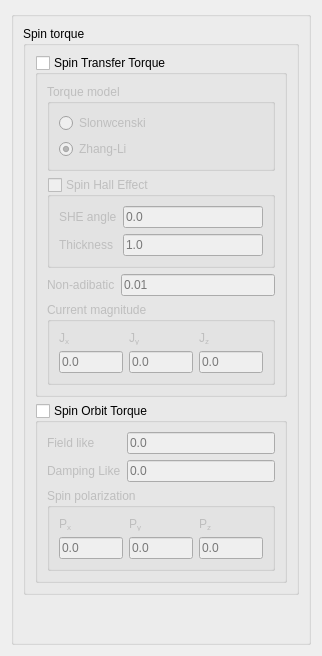
                     <widget class="QWidget" name="Excitations">
                        <property name="geometry">
                           <rect>
                              <x>0</x>
                              <y>0</y>
                              <width>322</width>
                              <height>656</height>
                           </rect>
                        </property>
                        <attribute name="label">
                           <string>Excitations</string>
                        </attribute>
                        <layout class="QGridLayout" name="gridLayout_40">
                           <item row="0" column="0">
                              <widget class="QGroupBox" name="InpExcMainBox">
                                 <property name="title">
                                    <string/>
                                 </property>
                                 <layout class="QGridLayout" name="gridLayout_42">
                                    <item row="0" column="0">
                                       <widget class="QGroupBox" name="InpSTorqueBox">
                                          <property name="title">
                                             <string>Spin torque</string>
                                          </property>
                                          <layout class="QGridLayout" name="gridLayout_41">
                                             <item row="0" column="0">
                                                <widget class="QGroupBox" name="InpSTTBox">
                                                   <property name="statusTip">
                                                      <string>Consider the STT (on/off)</string>
                                                   </property>
                                                   <property name="whatsThis">
                                                      <string>Consider the STT (on/off)</string>
                                                   </property>
                                                   <property name="accessibleName">
                                                      <string>Consider the STT (on/off)</string>
                                                   </property>
                                                   <property name="title">
                                                      <string>Spin Transfer Torque</string>
                                                   </property>
                                                   <property name="checkable">
                                                      <bool>true</bool>
                                                   </property>
                                                   <property name="checked">
                                                      <bool>false</bool>
                                                   </property>
                                                   <layout class="QGridLayout" name="gridLayout_37">
                                                      <item row="0" column="0" colspan="2">
                                                         <widget class="QGroupBox" name="InpSTTModelBox">
                                                            <property name="title">
                                                               <string>Torque model</string>
                                                            </property>
                                                            <layout class="QVBoxLayout" name="verticalLayout_19">
                                                               <item>
                                                                  <widget class="QRadioButton" name="InpSlonwceskiCheck">
                                                                     <property name="statusTip">
                                                                        <string>Slonwcenski STT model (fixed layer model)</string>
                                                                     </property>
                                                                     <property name="whatsThis">
                                                                        <string>Slonwcenski STT model (fixed layer model)</string>
                                                                     </property>
                                                                     <property name="accessibleName">
                                                                        <string>Slonwcenski STT model (fixed layer model)</string>
                                                                     </property>
                                                                     <property name="text">
                                                                        <string>Slonwcenski</string>
                                                                     </property>
                                                                  </widget>
                                                               </item>
                                                               <item>
                                                                  <widget class="QRadioButton" name="InpZhangLiCheck">
                                                                     <property name="statusTip">
                                                                        <string>Zhang-Li STT model (continuous model)</string>
                                                                     </property>
                                                                     <property name="whatsThis">
                                                                        <string>Zhang-Li STT model (continuous model)</string>
                                                                     </property>
                                                                     <property name="accessibleName">
                                                                        <string>Zhang-Li STT model (continuous model)</string>
                                                                     </property>
                                                                     <property name="text">
                                                                        <string>Zhang-Li</string>
                                                                     </property>
                                                                     <property name="checked">
                                                                        <bool>true</bool>
                                                                     </property>
                                                                  </widget>
                                                               </item>
                                                            </layout>
                                                         </widget>
                                                      </item>
                                                      <item row="2" column="0">
                                                         <widget class="QLabel" name="InpBetaLabel">
                                                            <property name="text">
                                                               <string>Non-adibatic</string>
                                                            </property>
                                                         </widget>
                                                      </item>
                                                      <item row="2" column="1">
                                                         <widget class="QLineEdit" name="InpBeta">
                                                            <property name="statusTip">
                                                               <string>Magnitude of the non-adibatic parameter</string>
                                                            </property>
                                                            <property name="whatsThis">
                                                               <string>Magnitude of the non-adibatic parameter</string>
                                                            </property>
                                                            <property name="accessibleName">
                                                               <string>Magnitude of the non-adibatic parameter</string>
                                                            </property>
                                                            <property name="placeholderText">
                                                               <string>0.01</string>
                                                            </property>
                                                         </widget>
                                                      </item>
                                                      <item row="3" column="0" colspan="2">
                                                         <widget class="QGroupBox" name="InpCurrentBox">
                                                            <property name="statusTip">
                                                               <string>Magnitude of the spin current</string>
                                                            </property>
                                                            <property name="whatsThis">
                                                               <string>Magnitude of the spin current</string>
                                                            </property>
                                                            <property name="accessibleName">
                                                               <string>Magnitude of the spin current</string>
                                                            </property>
                                                            <property name="title">
                                                               <string>Current magnitude</string>
                                                            </property>
                                                            <layout class="QGridLayout" name="gridLayout_36">
                                                               <item row="1" column="2">
                                                                  <widget class="QLineEdit" name="InpJvec_z">
                                                                     <property name="placeholderText">
                                                                        <string>0.0</string>
                                                                     </property>
                                                                  </widget>
                                                               </item>
                                                               <item row="1" column="0">
                                                                  <widget class="QLineEdit" name="InpJvec_x">
                                                                     <property name="placeholderText">
                                                                        <string>0.0</string>
                                                                     </property>
                                                                  </widget>
                                                               </item>
                                                               <item row="1" column="1">
                                                                  <widget class="QLineEdit" name="InpJvec_y">
                                                                     <property name="placeholderText">
                                                                        <string>0.0</string>
                                                                     </property>
                                                                  </widget>
                                                               </item>
                                                               <item row="0" column="2">
                                                                  <widget class="QLabel" name="InpJvecLabel_z">
                                                                     <property name="text">
                                                                        <string>J&lt;sub&gt;z&lt;sub&gt;</string>
                                                                     </property>
                                                                  </widget>
                                                               </item>
                                                               <item row="0" column="0">
                                                                  <widget class="QLabel" name="InpJvecLabel_x">
                                                                     <property name="text">
                                                                        <string>J&lt;sub&gt;x&lt;sub&gt;</string>
                                                                     </property>
                                                                     <property name="textFormat">
                                                                        <enum>Qt::RichText</enum>
                                                                     </property>
                                                                  </widget>
                                                               </item>
                                                               <item row="0" column="1">
                                                                  <widget class="QLabel" name="InpJvecLabel_y">
                                                                     <property name="text">
                                                                        <string>J&lt;sub&gt;y&lt;sub&gt;</string>
                                                                     </property>
                                                                  </widget>
                                                               </item>
                                                            </layout>
                                                         </widget>
                                                      </item>
                                                      <item row="1" column="0" colspan="2">
                                                         <widget class="QGroupBox" name="InpSHEBox">
                                                            <property name="statusTip">
                                                               <string>Consider the SHE STT (on/off)</string>
                                                            </property>
                                                            <property name="whatsThis">
                                                               <string>Consider the SHE STT (on/off)</string>
                                                            </property>
                                                            <property name="accessibleName">
                                                               <string>Consider the SHE STT (on/off)</string>
                                                            </property>
                                                            <property name="title">
                                                               <string>Spin Hall Effect</string>
                                                            </property>
                                                            <property name="checkable">
                                                               <bool>true</bool>
                                                            </property>
                                                            <property name="checked">
                                                               <bool>false</bool>
                                                            </property>
                                                            <layout class="QGridLayout" name="gridLayout_49">
                                                               <item row="0" column="0">
                                                                  <widget class="QLabel" name="InpSheLabel">
                                                                     <property name="text">
                                                                        <string>SHE angle</string>
                                                                     </property>
                                                                  </widget>
                                                               </item>
                                                               <item row="0" column="2">
                                                                  <widget class="QLineEdit" name="InpShe">
                                                                     <property name="statusTip">
                                                                        <string>Spin Hall angle</string>
                                                                     </property>
                                                                     <property name="whatsThis">
                                                                        <string>Spin Hall angle</string>
                                                                     </property>
                                                                     <property name="accessibleName">
                                                                        <string>Spin Hall angle</string>
                                                                     </property>
                                                                     <property name="placeholderText">
                                                                        <string>0.0</string>
                                                                     </property>
                                                                  </widget>
                                                               </item>
                                                               <item row="1" column="0">
                                                                  <widget class="QLabel" name="InpSheThicknessLabel">
                                                                     <property name="text">
                                                                        <string>Thickness</string>
                                                                     </property>
                                                                  </widget>
                                                               </item>
                                                               <item row="1" column="2">
                                                                  <widget class="QLineEdit" name="InpSheThickness">
                                                                     <property name="statusTip">
                                                                        <string>Thicknedd of the ferromagnetic layer</string>
                                                                     </property>
                                                                     <property name="whatsThis">
                                                                        <string>Thicknedd of the ferromagnetic layer</string>
                                                                     </property>
                                                                     <property name="accessibleName">
                                                                        <string>Thicknedd of the ferromagnetic layer</string>
                                                                     </property>
                                                                     <property name="inputMask">
                                                                        <string/>
                                                                     </property>
                                                                     <property name="text">
                                                                        <string/>
                                                                     </property>
                                                                     <property name="placeholderText">
                                                                        <string>1.0</string>
                                                                     </property>
                                                                  </widget>
                                                               </item>
                                                            </layout>
                                                         </widget>
                                                      </item>
                                                   </layout>
                                                </widget>
                                             </item>
                                             <item row="1" column="0">
                                                <widget class="QGroupBox" name="InpSOTBox">
                                                   <property name="statusTip">
                                                      <string>Consider the Spin Orbit Torque (on/off)</string>
                                                   </property>
                                                   <property name="whatsThis">
                                                      <string>Consider the Spin Orbit Torque (on/off)</string>
                                                   </property>
                                                   <property name="accessibleName">
                                                      <string>Consider the Spin Orbit Torque (on/off)</string>
                                                   </property>
                                                   <property name="title">
                                                      <string>Spin Orbit Torque</string>
                                                   </property>
                                                   <property name="checkable">
                                                      <bool>true</bool>
                                                   </property>
                                                   <property name="checked">
                                                      <bool>false</bool>
                                                   </property>
                                                   <layout class="QGridLayout" name="gridLayout_39">
                                                      <item row="0" column="0">
                                                         <widget class="QLabel" name="InpSOTFLLabel">
                                                            <property name="text">
                                                               <string>Field like</string>
                                                            </property>
                                                         </widget>
                                                      </item>
                                                      <item row="0" column="1">
                                                         <widget class="QLineEdit" name="InpSOTFL">
                                                            <property name="statusTip">
                                                               <string>Magnitude of the field-like torque</string>
                                                            </property>
                                                            <property name="whatsThis">
                                                               <string>Magnitude of the field-like torque</string>
                                                            </property>
                                                            <property name="accessibleName">
                                                               <string>Magnitude of the field-like torque</string>
                                                            </property>
                                                            <property name="placeholderText">
                                                               <string>0.0</string>
                                                            </property>
                                                         </widget>
                                                      </item>
                                                      <item row="1" column="0">
                                                         <widget class="QLabel" name="InpSOTDLLabel">
                                                            <property name="text">
                                                               <string>Damping Like</string>
                                                            </property>
                                                         </widget>
                                                      </item>
                                                      <item row="1" column="1">
                                                         <widget class="QLineEdit" name="InpSOTDL">
                                                            <property name="statusTip">
                                                               <string>Magnitude of the damping-like torque</string>
                                                            </property>
                                                            <property name="whatsThis">
                                                               <string>Magnitude of the damping-like torque</string>
                                                            </property>
                                                            <property name="accessibleName">
                                                               <string>Magnitude of the damping-like torque</string>
                                                            </property>
                                                            <property name="placeholderText">
                                                               <string>0.0</string>
                                                            </property>
                                                         </widget>
                                                      </item>
                                                      <item row="2" column="0" colspan="2">
                                                         <widget class="QGroupBox" name="InpSOTPolBox">
                                                            <property name="title">
                                                               <string>Spin polarization</string>
                                                            </property>
                                                            <layout class="QGridLayout" name="gridLayout_38">
                                                               <item row="0" column="0">
                                                                  <widget class="QLabel" name="InpSOTPolLabel_x">
                                                                     <property name="text">
                                                                        <string>P&lt;sub&gt;x&lt;sub&gt;</string>
                                                                     </property>
                                                                  </widget>
                                                               </item>
                                                               <item row="0" column="1">
                                                                  <widget class="QLabel" name="InpSOTPolLabel_y">
                                                                     <property name="text">
                                                                        <string>P&lt;sub&gt;y&lt;sub&gt;</string>
                                                                     </property>
                                                                  </widget>
                                                               </item>
                                                               <item row="0" column="2">
                                                                  <widget class="QLabel" name="InpSOTPolLabel_z">
                                                                     <property name="text">
                                                                        <string>P&lt;sub&gt;z&lt;sub&gt;</string>
                                                                     </property>
                                                                  </widget>
                                                               </item>
                                                               <item row="1" column="0">
                                                                  <widget class="QLineEdit" name="InpSOTPol_x">
                                                                     <property name="placeholderText">
                                                                        <string>0.0</string>
                                                                     </property>
                                                                  </widget>
                                                               </item>
                                                               <item row="1" column="1">
                                                                  <widget class="QLineEdit" name="InpSOTPol_y">
                                                                     <property name="placeholderText">
                                                                        <string>0.0</string>
                                                                     </property>
                                                                  </widget>
                                                               </item>
                                                               <item row="1" column="2">
                                                                  <widget class="QLineEdit" name="InpSOTPol_z">
                                                                     <property name="placeholderText">
                                                                        <string>0.0</string>
                                                                     </property>
                                                                  </widget>
                                                               </item>
                                                            </layout>
                                                         </widget>
                                                      </item>
                                                   </layout>
                                                </widget>
                                             </item>
                                          </layout>
                                       </widget>
                                    </item>
                                    <item row="1" column="0">
                                       <spacer name="verticalSpacer_10">
                                          <property name="orientation">
                                             <enum>Qt::Vertical</enum>
                                          </property>
                                          <property name="sizeHint" stdset="0">
                                             <size>
                                                <width>20</width>
                                                <height>40</height>
                                             </size>
                                          </property>
                                       </spacer>
                                    </item>
                                 </layout>
                              </widget>
                           </item>
                        </layout>
                     </widget>
